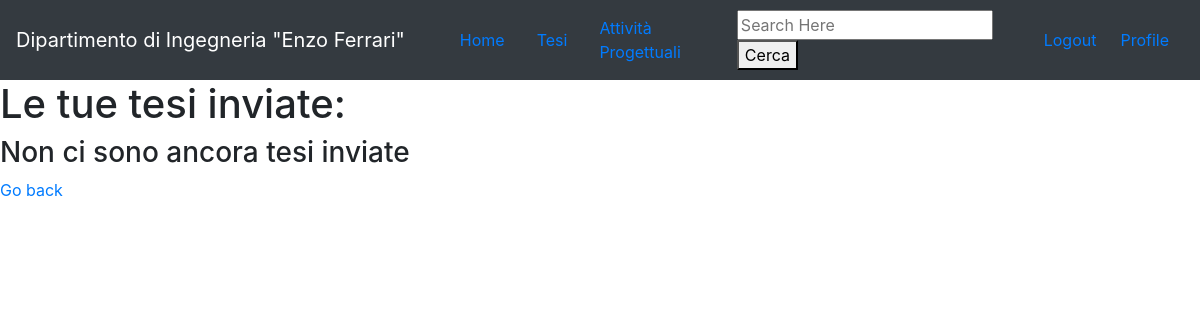
The app's page /profile/richieste_tesi_inviate/ (signed in), older data.
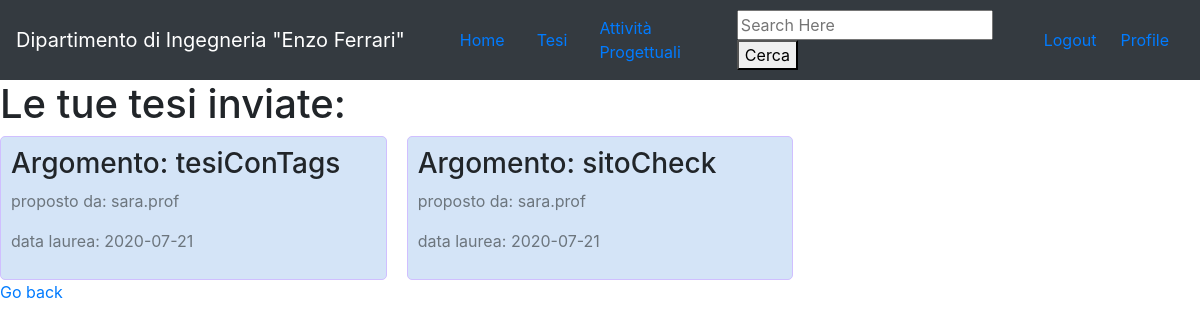
The same page, newer data.
### home/models.py (models this page shows, shortened)
class Richiesta_tesi(models.Model):
    autore = models.ForeignKey(Studente, on_delete=models.CASCADE, null=True)
    relatore = models.ForeignKey(Docente, on_delete=models.CASCADE, null=True)
    correlatore = models.CharField(max_length=100)
    argomento = models.CharField(max_length=500)
    in_azienda = 'in azienda'
    interno = 'interno'
    scelte = [
        (in_azienda, 'in azienda'),
        (interno, 'interno'),
    ]
    tirocinio = models.CharField(max_length=500, choices=scelte, null=True)
    nome_azienda = models.CharField(max_length=1000, null=True, blank=True)
    data_laurea = models.ForeignKey(DateLauree, on_delete=models.CASCADE, null=True)
    date_posted = models.DateTimeField(default=timezone.now)
    class Meta:
        abstract = True

class Richiesta_tesi_inviata(Richiesta_tesi):
    pass

class DateLauree(models.Model):
    data = models.DateField()
    def __str__(self):
        return str(self.data)

### users/models.py (models this page shows)
class Docente(models.Model):
    nome = models.CharField(max_length=500)
    cognome = models.CharField(max_length=500)
    matricola = models.CharField(max_length=10)
    mail = models.CharField(max_length=1000)
    user = models.OneToOneField(User, on_delete=models.CASCADE, null=True)
    def __str__(self):
        return self.nome + '.' + self.cognome

### home/views.py (the view)
# urls.py: path('profile/richieste_tesi_inviate/', RichiestaTesiInviate, name='tesi-inviate'),
def RichiestaTesiInviate(request):
    all_studenti = Studente.objects.all()
    all_richiesta_tesi = {}
    nome = request.user.username.split('.')
    for s in all_studenti:
        if s.nome == nome[0] and s.cognome == nome[1] and s.mail == request.user.email:
            all_richiesta_tesi = Richiesta_tesi_inviata.objects.filter(autore=s).order_by('-date_posted')
    context = {
        'all_richiesta_tesi': all_richiesta_tesi,
    }
    return render(request, 'home/richiesta_tesi_inviata.html', context)

### home/templates/home/richiesta_tesi_inviata.html
{% extends 'home/base_index.html' %}
{% load crispy_forms_tags %}
{% block body %}
<h1>Le tue tesi inviate:</h1>
{% if all_richiesta_tesi %}
<ul class="cards">
    {% for richieste in all_richiesta_tesi %}
    <li>
        <h3 class="account-heading"> Argomento: {{ richieste.argomento }}</h3>
        <p class="text-secondary"> proposto da: {{ richieste.relatore }}</p>
        <p class="text-secondary"> data laurea: {{ richieste.data_laurea }}</p>
    </li>
    {% endfor %}
</ul>
{% else %}
<h3>Non ci sono ancora tesi inviate</h3>
{% endif %}
<a href="{% url 'profile' %}">Go back</a>
{% endblock %}

Row changes from the older to the newer data that the page shows:
added Richiesta_tesi_inviata: argomento "tesiConTags", relatore "sara.prof", data_laurea "2020-07-21"
added Richiesta_tesi_inviata: argomento "sitoCheck", relatore "sara.prof", data_laurea "2020-07-21"
Text that changed along with them:
text no longer shown: "Non ci sono ancora tesi inviate"
